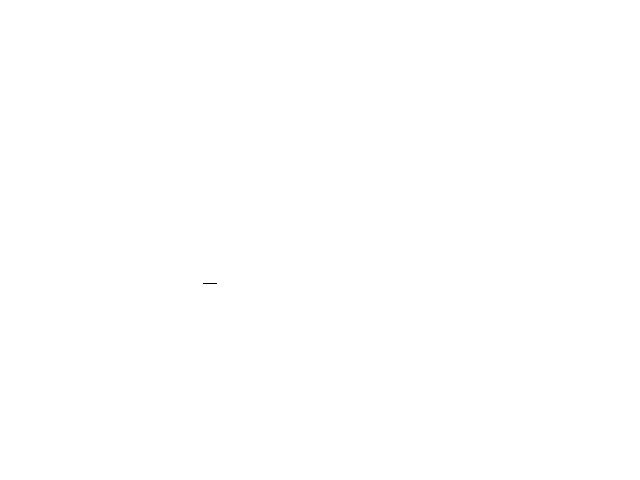
Frame 1 (no input)
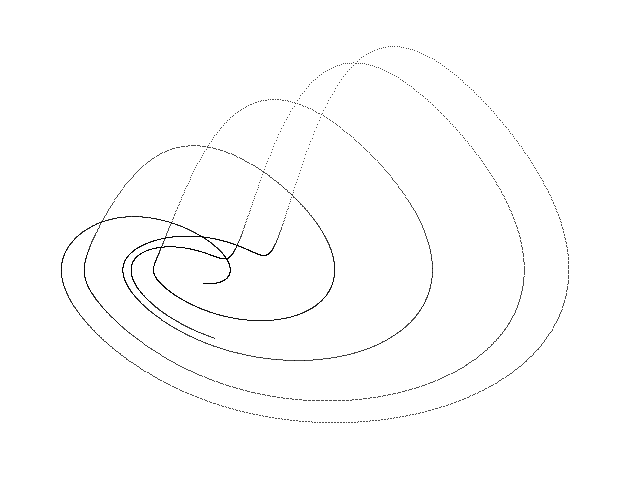
Frame 60 (the mouse pressed at the canvas centre just before this capture)
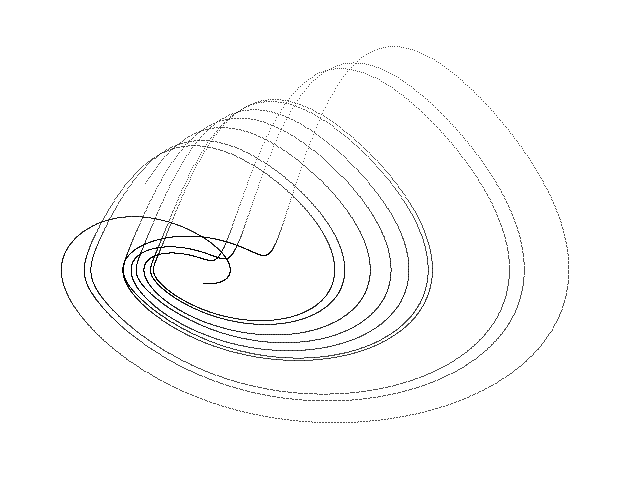
Frame 120 (the mouse held since frame 60 and released just before this capture)

The Processing sketch that drew these frames (run headless with seeded random() and noise(); from frame 60 on, the mouse is pressed at the canvas centre):

// Processing sketch: Muthuswamy_Chua
// ── Muthuswamy_Chua.pde
// Muthuswamy-Chua chaotic attractor //

  float x = 0.1;
  float y = 0.1;
  float z = 0.1;
  float dt = 0.01;
  float a = 0.6;


void setup() {
  
  size(640, 480);
  background(255);
  
}

void draw() {
  
  for (int i=0; i<100; i++) {
    
    float nx = x;
    float ny = y;
    float nz = z;
        
    x = nx + dt * (ny);
    y = ny + dt * (-(nx / 3.0) + (ny / 2.0) - ((ny * pow(nz, 2.0)) / 2.0));
    z = nz + dt * (ny - a * nz - ny * nz);
  
    point(190 + (130 * x), 270 + (130 * y));
        
  }

}
